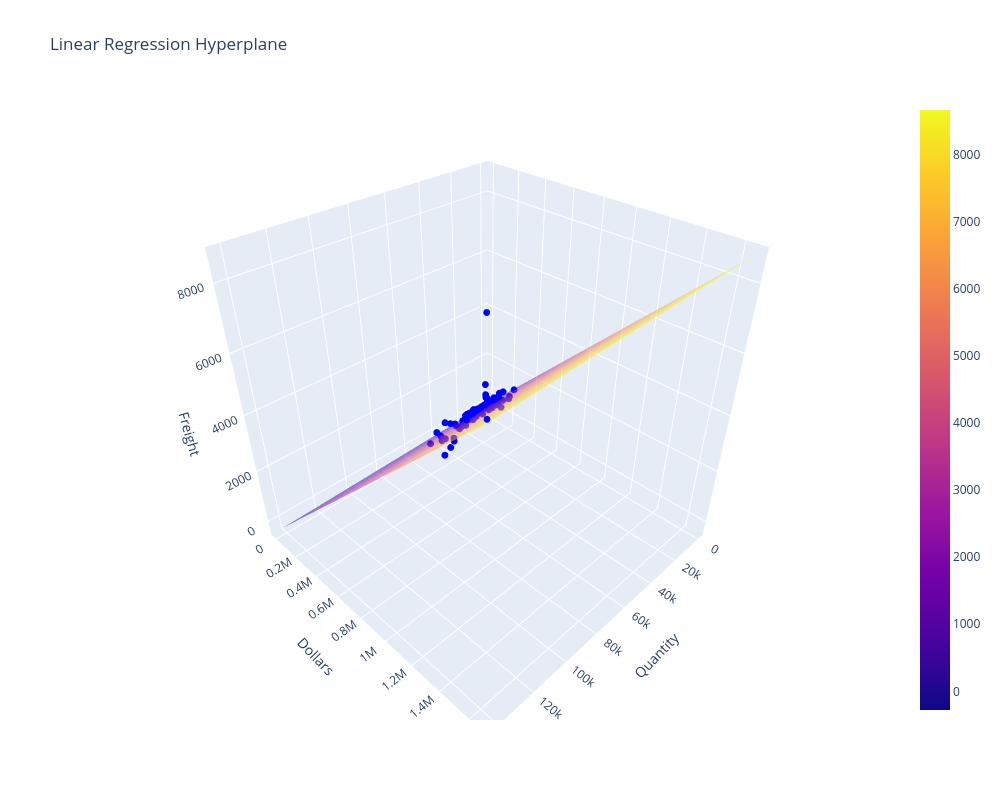

The notebook cell this image was saved under:
### Code cell
import numpy as np
import plotly.graph_objects as go

# Features
x1 = X_test.iloc[:, 0]
x2 = X_test.iloc[:, 1]
y = y_test

# Create meshgrid for regression plane
x1_grid = np.linspace(x1.min(), x1.max(), 50)
x2_grid = np.linspace(x2.min(), x2.max(), 50)

X1_grid, X2_grid = np.meshgrid(x1_grid, x2_grid)

# Plane equation
Y_grid = (
    model1.intercept_
    + model1.coef_[0] * X1_grid
    + model1.coef_[1] * X2_grid
)

# Scatter points
scatter = go.Scatter3d(
    x=x1,
    y=x2,
    z=y,
    mode='markers',
    marker=dict(
        size=4,
        color='blue'
    ),
    name='Actual Data'
)

# Regression plane
surface = go.Surface(
    x=X1_grid,
    y=X2_grid,
    z=Y_grid,
    opacity=0.5,
    name='Regression Plane'
)

fig = go.Figure(data=[surface, scatter])

fig.update_layout(
    title='Linear Regression Hyperplane',
    scene=dict(
        xaxis_title=X_test.columns[0],
        yaxis_title=X_test.columns[1],
        zaxis_title='Freight'
    ),
    width=1000,
    height=800
)

fig.show()

### Figure 1 — Plotly figure (JSON) as saved in the notebook; plotly's stock layout.template omitted (floating-point values rounded to 4 significant figures; data arrays with more than 128 entries replaced by an {"elided": "..."} marker saying what was removed)
{"data": [{"name": "Regression Plane", "opacity": 0.5, "type": "surface", "x": {"elided": "50x50 float values"}, "y": {"elided": "50x50 float values"}, "z": {"elided": "50x50 float values"}}, {"marker": {"color": "blue", "size": 4}, "mode": "markers", "name": "Actual Data", "type": "scatter3d", "x": {"elided": "1109 int values"}, "y": {"elided": "1109 float values"}, "z": {"elided": "1109 float values"}}], "layout": {"height": 800, "scene": {"xaxis": {"title": {"text": "Quantity"}}, "yaxis": {"title": {"text": "Dollars"}}, "zaxis": {"title": {"text": "Freight"}}}, "title": {"text": "Linear Regression Hyperplane"}, "width": 1000}}
